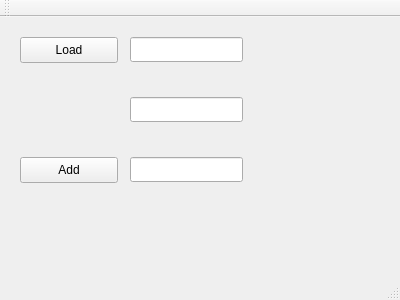
<?xml version="1.0" encoding="UTF-8"?>
<ui version="4.0">
 <class>MainWindow</class>
 <widget class="QMainWindow" name="MainWindow">
  <property name="geometry">
   <rect>
    <x>0</x>
    <y>0</y>
    <width>400</width>
    <height>300</height>
   </rect>
  </property>
  <property name="windowTitle">
   <string>MainWindow</string>
  </property>
  <widget class="QWidget" name="centralWidget">
   <widget class="QLineEdit" name="lineEdit">
    <property name="geometry">
     <rect>
      <x>130</x>
      <y>20</y>
      <width>113</width>
      <height>25</height>
     </rect>
    </property>
   </widget>
   <widget class="QLineEdit" name="lineEdit_2">
    <property name="geometry">
     <rect>
      <x>130</x>
      <y>80</y>
      <width>113</width>
      <height>25</height>
     </rect>
    </property>
   </widget>
   <widget class="QLineEdit" name="lineEdit_3">
    <property name="geometry">
     <rect>
      <x>130</x>
      <y>140</y>
      <width>113</width>
      <height>25</height>
     </rect>
    </property>
   </widget>
   <widget class="QPushButton" name="pushButton">
    <property name="geometry">
     <rect>
      <x>20</x>
      <y>20</y>
      <width>98</width>
      <height>26</height>
     </rect>
    </property>
    <property name="text">
     <string>Load</string>
    </property>
   </widget>
   <widget class="QPushButton" name="pushButton_2">
    <property name="geometry">
     <rect>
      <x>20</x>
      <y>140</y>
      <width>98</width>
      <height>26</height>
     </rect>
    </property>
    <property name="text">
     <string>Add</string>
    </property>
   </widget>
  </widget>
  <widget class="QMenuBar" name="menuBar">
   <property name="geometry">
    <rect>
     <x>0</x>
     <y>0</y>
     <width>400</width>
     <height>30</height>
    </rect>
   </property>
  </widget>
  <widget class="QToolBar" name="mainToolBar">
   <attribute name="toolBarArea">
    <enum>TopToolBarArea</enum>
   </attribute>
   <attribute name="toolBarBreak">
    <bool>false</bool>
   </attribute>
  </widget>
  <widget class="QStatusBar" name="statusBar"/>
 </widget>
 <layoutdefault spacing="6" margin="11"/>
 <resources/>
 <connections/>
</ui>
